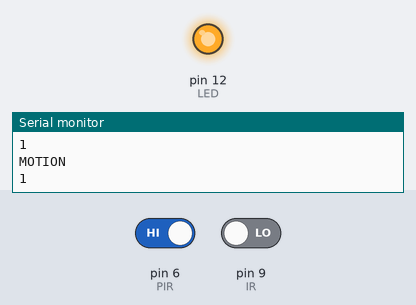
The sketch below on a simulated Arduino Uno, built with avr-gcc and run on an emulated ATmega328P. Parts: output pins drawn as LEDs (lit = HIGH), the last lines printed to the serial monitor. The test bench sets the inputs (shaded band); at power-on: pin 6 (PIR) HIGH, pin 9 (IR) LOW.

Above: at 10.8 s.
10.9 s: pin 6 (PIR) driven LOW and pin 9 (IR) driven HIGH
At 16.3 s:
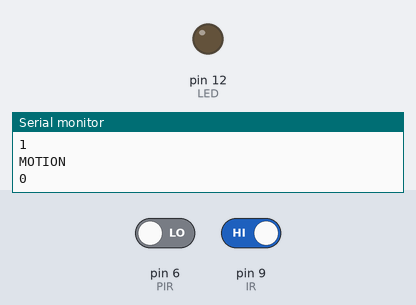
16.9 s: pin 6 (PIR) driven HIGH
At 21.3 s:
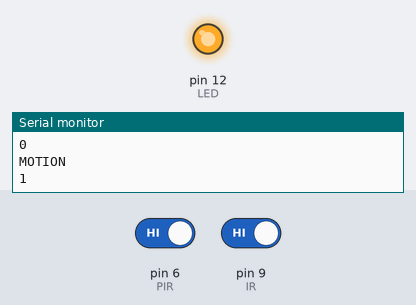
22.9 s: pin 6 (PIR) driven LOW
At 26.3 s:
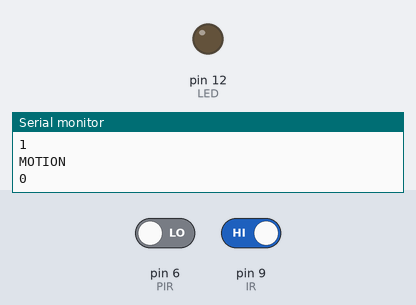
Timing chart, 0 to 27.8 s (numbered marks = the images above; inputs shaded):
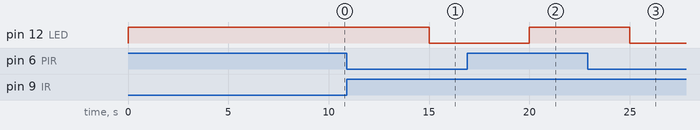

Measured:
- after the input at 10.9 s, pin 12 (LED): HIGH → LOW after 4.1 s
- after the input at 16.9 s, pin 12 (LED): LOW → HIGH after 3.1 s
- after the input at 22.9 s, pin 12 (LED): HIGH → LOW after 2.1 s

The sketch:

room_light.ino
```cpp
#define PIR 6
#define LED 12
#define IR 9
void setup() {
  Serial.begin(115200);
  pinMode(PIR,INPUT);
  pinMode(IR,INPUT);
  pinMode(LED,OUTPUT);
}
void loop() {
  int l=digitalRead(PIR);
  int t=digitalRead(IR);
  Serial.println("MOTION");
  Serial.println(l);
  if(l==0 && t==1)
  {
  digitalWrite(LED,LOW);
  }
  else
  {
  digitalWrite(LED,HIGH);
  }
  delay(5000);
}
```
